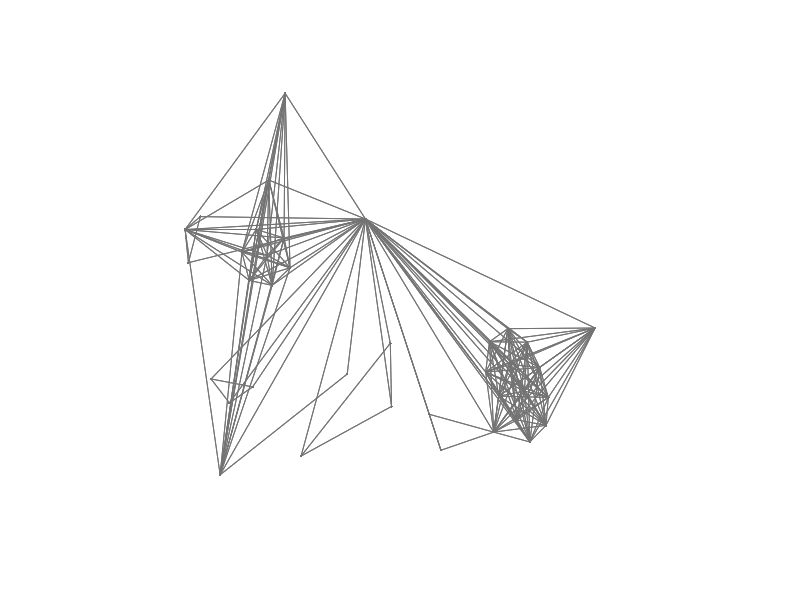

Write MATLAB code to recreate this figure. (Note: this script raises an error after producing the figure.)
% Produces images of graphs with a low-conductance set
cd ~/Dropbox/hkgrow/code/experiments/KDDmadness-slide
clear; clc; clf;
load com_image_example_1

n = size(Asub,1);
Asub(10,:) = zeros(1,n); Asub(:,10) = zeros(n,1); % node 10 is large degree

seed = 238; %238   239   240   241   242   243   244   245   246   247   248   249   250

 bounds = [-35, 25, 50, -40]; % whole subgraph
% bounds = [-30, 20, 50, 13]; % community
% bounds = [-30, 20, 13, -40]; % complement

inds = find(xyfinal(:,1) < bounds(1) );
for j=1:numel(inds)
    ind = inds(j); Asub(ind,:) = zeros(1,n); Asub(:,ind) = zeros(n,1);
end
inds = find(xyfinal(:,1) > bounds(2) );
for j=1:numel(inds)
    ind = inds(j); Asub(ind,:) = zeros(1,n); Asub(:,ind) = zeros(n,1);
end
inds = find(xyfinal(:,2) > bounds(3) );
for j=1:numel(inds)
    ind = inds(j); Asub(ind,:) = zeros(1,n); Asub(:,ind) = zeros(n,1);
end
inds = find(xyfinal(:,2) < bounds(4) );
for j=1:numel(inds)
    ind = inds(j); Asub(ind,:) = zeros(1,n); Asub(:,ind) = zeros(n,1);
end

sginds = [];
for j = 1:length(xyfinal),
     x = xyfinal(j,1); y = xyfinal(j,2);
    if x < 25 && x > -35 && y < 50 && y > -40,
        sginds(end+1)=j;
    end
end

disp({'total', nnz(Asub(sginds,sginds))})

A = Asub;

% rotation matrix
theta = pi/2;
R = eye(2).*cos(theta); R(1,2) = -sin(theta); R(2,1) = sin(theta);
%R = R';

xy = xyfinal*R;
[px,py] = gplot(A,xy);
h = plot(px,py,'.-','LineWidth',0.2,'MarkerSize',6,'Color',0.45*[1,1,1]);
axis off;
axis square;
set_figure_size([4,4]);
hold on;

print(gcf,'cond_eg.eps','-depsc2');


% 
% % SEED WITH NEIGHBORHOOD
% comm = [];
% comm = find(A(seed,:));
% comm = setdiff(comm, [135]);
% 
% n = size(Asub,1);
% zs = setdiff([1:n], comm);
% A = Asub; A(zs,zs) = zeros(length(zs));
% 
% theta = pi/2; % rotation matrix
% R = eye(2).*cos(theta); R(1,2) = -sin(theta); R(2,1) = sin(theta);
% 
% xy = xyfinal*R;
% [px,py] = gplot(A,xy);
% h = plot(px,py,'.-','LineWidth',0.2,'MarkerSize',10,'Color',0.8*[0,1,0]);
% axis off;
% axis square;
% set_figure_size([4,4]);
% hold on;
% 
% print(gcf,'cond_eg_neighb.eps','-depsc2');


% ACTUAL COMMUNITY

comm = [];
for j = 1:length(xyfinal),
     x = xyfinal(j,1); y = xyfinal(j,2);
    if x < 25 && x > -35 && y < 50 && y > 13,
        comm(end+1)=j;
    end
end

comm = setdiff(comm, [135,164,251]);

disp({'inside', nnz(Asub(sginds,comm))})
disp({'outside', nnz(Asub(setdiff(sginds,comm),comm))})

n = size(Asub,1);
zs = setdiff([1:n], comm);
A = Asub;
A(zs,zs) = zeros(length(zs));

% remove outlier, 135, and low-degree nodes
outlier = [135,164,251]; k = length(outlier);
A(outlier,:) = zeros(k,n); A(:,outlier) = zeros(n,k);

% rotation matrix
theta = pi/2;
R = eye(2).*cos(theta); R(1,2) = -sin(theta); R(2,1) = sin(theta);
%R = R';

xy = xyfinal*R;
[px,py] = gplot(A,xy);
h = plot(px,py,'.-','LineWidth',0.2,'MarkerSize',6,'Color',0.8*[1,0,0]);
axis off;
axis square;
set_figure_size([4,4]);
hold on;

print(gcf,'cond_eg_comm.eps','-depsc2');


% JUST THE NEIGHBORHOOD, with community highlighted
clf;
comm = [];
comm = find(Asub(seed,:));
comm = setdiff(comm, [135]);

n = size(Asub,1);
zs = setdiff([1:n], comm);
A = Asub;
A(zs,zs) = zeros(length(zs));

% rotation matrix
theta = pi/2;
R = eye(2).*cos(theta); R(1,2) = -sin(theta); R(2,1) = sin(theta);
%R = R';

xy = xyfinal*R;
[px,py] = gplot(A,xy);
h = plot(px,py,'.-','LineWidth',0.2,'MarkerSize',6,'Color',0.45*[1,1,1]);
axis off;
axis square;
set_figure_size([4,4]);
hold on;

% ACTUAL COMMUNITY

comm = [];
for j = 1:length(xyfinal),
     x = xyfinal(j,1); y = xyfinal(j,2);
    if x < 25 && x > -35 && y < 50 && y > 13,
        comm(end+1)=j;
    end
end

comm = setdiff(comm, [135,164,251]);

n = size(Asub,1);
zs = setdiff([1:n], comm);
A = Asub;
A(zs,zs) = zeros(length(zs));

% remove outlier, 135, and low-degree nodes
outlier = [135,164,251]; k = length(outlier);
A(outlier,:) = zeros(k,n); A(:,outlier) = zeros(n,k);

% rotation matrix
theta = pi/2;
R = eye(2).*cos(theta); R(1,2) = -sin(theta); R(2,1) = sin(theta);
%R = R';

xy = xyfinal*R;
[px,py] = gplot(A,xy);
h = plot(px,py,'.-','LineWidth',0.2,'MarkerSize',6,'Color',0.8*[1,0,0]);
axis off;
axis square;
set_figure_size([4,4]);
hold on;

print(gcf,'cond_eg_closeup.eps','-depsc2');

